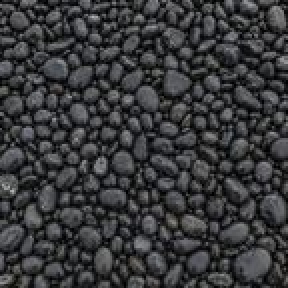
#> input picture src/assets/panel/sw-black.jpg, 144 x 144 px (shown 2 times larger)
$ python -i photokit.py   (imports and definitions only)
#> lines starting #> are read from the running program, lines starting #| are printed output that depends on the picture
#> further down, picture is the input picture: PIL image 144x144 RGB; mean R, G, B 56.1, 57, 58.9
"""Two helpers for scripts/photos.py.

grade()  lifts the color in Jake's phone photos: gentle levels, local contrast,
         vibrance and a little extra for lawns and sky. No sharpening: it
         added weight to every photo for detail nobody sees at web size. It only
         corrects the light and color the camera caught; nothing is added or moved.
align()  warps a "before" photo into the frame of the design rendering that was made
         from it, so a before and after slider lines up. It matches features on the
         house (SIFT), then fits a projective transform with RANSAC.
"""
import numpy as np
from PIL import Image
from skimage import color, exposure
from skimage.color import rgb2gray
from skimage.feature import SIFT, match_descriptors
from skimage.measure import ransac
from skimage.transform import ProjectiveTransform, warp


def grade(im, s=1.0):
#> called with s = 1
    if s <= 0:
        return im
    a = np.asarray(im.convert("RGB")).astype(np.float32) / 255.0
    # levels from robust percentiles, half strength, so the white balance stays as shot
    lo = np.percentile(a, 0.4, axis=(0, 1))
#> lo = [0, 0, 0.00784]
    hi = np.percentile(a, 99.6, axis=(0, 1))
#> hi = [0.525, 0.525, 0.537]
    together = (a - lo.min()) / max(1e-3, hi.max() - lo.min())
    apart = (a - lo) / np.maximum(1e-3, hi - lo)
    a = np.clip(a * (1 - 0.55 * s) + (0.7 * together + 0.3 * apart) * 0.55 * s, 0, 1)
    lab = color.rgb2lab(a)
#> lab: shape (144, 144, 3) float64; mean of channels 0, 1, 2 34.9, 0, -1.4
    L = lab[..., 0] / 100.0
    eq = exposure.equalize_adapthist(L, clip_limit=0.008, kernel_size=max(64, min(L.shape) // 8))
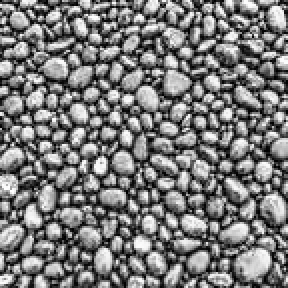
#> eq: shape (144, 144) float64 (shown 2 times larger); min 0, max 1, mean 0.482
    L = L * (1 - 0.25 * s) + eq * 0.25 * s
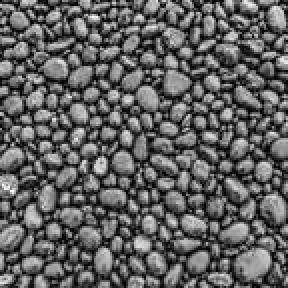
#> L: shape (144, 144) float64 (shown 2 times larger); min 0.000154, max 1, mean 0.382
    L = 0.5 + (L - 0.5) * (1 + 0.22 * s)
    L = L - 0.48 * s * (L - 0.5) ** 3
    lab[..., 0] = np.clip(L, 0, 1) * 100
#> lab: shape (144, 144, 3) float64; mean of channels 0, 1, 2 37.2, 0, -1.4
    A, B = lab[..., 1], lab[..., 2]
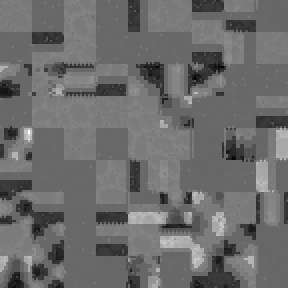
#> A: shape (144, 144) float64 (shown 2 times larger); min -3.38, max 4.56, mean -0.0049; drawn with min black and max white
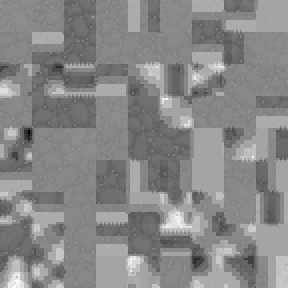
#> B: shape (144, 144) float64 (shown 2 times larger); min -10.17, max 6.26, mean -1.4; drawn with min black and max white
    gain = 1 + 0.34 * s * np.clip(1 - np.hypot(A, B) / 70.0, 0, 1)
    hue = np.arctan2(B, A)
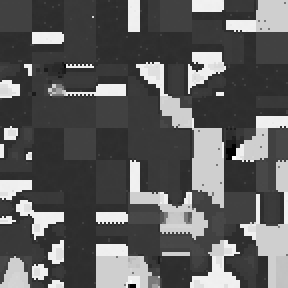
#> hue: shape (144, 144) float64 (shown 2 times larger); min -2.67, max 2.98, mean -0.591; drawn with min black and max white
    green = np.exp(-((hue - np.deg2rad(125)) / np.deg2rad(32)) ** 2)
    # sky only: blue that is also bright, so shaded lawn never turns teal
    sky = np.exp(-((hue - np.deg2rad(-100)) / np.deg2rad(30)) ** 2) * np.clip((L - 0.55) / 0.2, 0, 1)
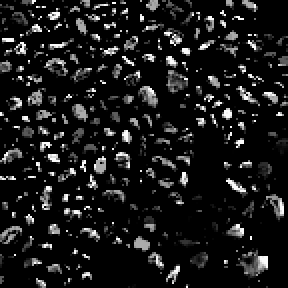
#> sky: shape (144, 144) float64 (shown 2 times larger); min 0, max 0.995, mean 0.0997
    gain = gain * (1 + 0.12 * s * green + 0.15 * s * sky)
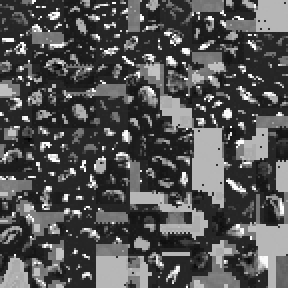
#> gain: shape (144, 144) float64 (shown 2 times larger); min 1.3, max 1.53, mean 1.38; drawn with min black and max white
    lab[..., 1] = A * gain
#> lab: shape (144, 144, 3) float64; mean of channels 0, 1, 2 37.2, 0, -1.4
    lab[..., 2] = B * gain
#> lab: shape (144, 144, 3) float64; mean of channels 0, 1, 2 37.2, 0, -1.9
    out = np.clip(color.lab2rgb(lab), 0, 1)
    return Image.fromarray((out * 255 + 0.5).astype(np.uint8))


def _features(gray):
    d = SIFT()
    d.detect_and_extract(gray)
    return d.keypoints, d.descriptors


def align(before, after, work=900):
    sb = work / max(before.size)
    sa = work / max(after.size)
    gb = rgb2gray(np.asarray(before.resize((round(before.width * sb), round(before.height * sb)), Image.LANCZOS)) / 255.0)
    ga = rgb2gray(np.asarray(after.resize((round(after.width * sa), round(after.height * sa)), Image.LANCZOS)) / 255.0)
    kb, db = _features(gb)
    ka, da = _features(ga)
    m = match_descriptors(da, db, cross_check=True, max_ratio=0.8)
    src = ka[m[:, 0]][:, ::-1] / sa
    dst = kb[m[:, 1]][:, ::-1] / sb
    t, inliers = ransac((src, dst), ProjectiveTransform, min_samples=4, residual_threshold=4.0 / sa, max_trials=5000, rng=0)
    b = np.asarray(before).astype(np.float32) / 255.0
    out = warp(b, t, output_shape=(after.height, after.width), order=3, mode="edge")
    # where the photo really reaches; outside it "edge" mode only smears the border
    seen = warp(np.ones(b.shape[:2], np.float32), t, output_shape=(after.height, after.width), order=0, cval=0) > 0.5
    return Image.fromarray((np.clip(out, 0, 1) * 255 + 0.5).astype(np.uint8)), int(inliers.sum()), covered(seen)


def covered(seen):
    """The box (l, t, r, b) in pixels inside which every pixel was seen, found by
    trimming whichever edge is worst until none is missing."""
    l, t, r, b = 0, 0, seen.shape[1], seen.shape[0]
    while True:
        box = seen[t:b, l:r]
        miss = {"t": (~box[0]).sum(), "b": (~box[-1]).sum(), "l": (~box[:, 0]).sum(), "r": (~box[:, -1]).sum()}
        side, worst = max(miss.items(), key=lambda kv: kv[1])
        if worst == 0:
            return l, t, r, b
        if side == "t": t += 1
        elif side == "b": b -= 1
        elif side == "l": l += 1
        else: r -= 1

>>> from PIL import Image
>>> picture = Image.open('../src/assets/panel/sw-black.jpg')
>>> result = grade(picture)

$ run again, on src/assets/panel/sw-brown.jpg
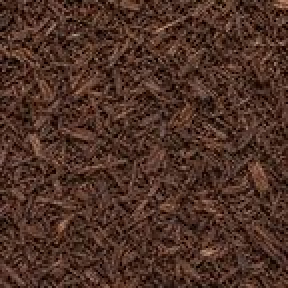
#> input picture src/assets/panel/sw-brown.jpg, 144 x 144 px (shown 2 times larger)
#> picture is the input picture: PIL image 144x144 RGB; mean R, G, B 76.6, 48.5, 37.6
#> lo = [0.0784, 0, 0]
#> hi = [0.58, 0.455, 0.4]
#> in grade, `sky = np.exp(-((hue - np.deg2rad(-100)) / np.deg2rad(30)) ** 2) * np.c..`:
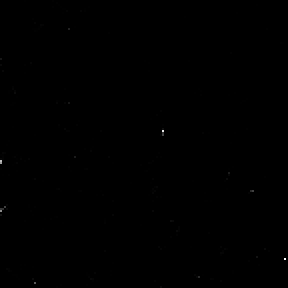
#> sky: shape (144, 144) float64 (shown 2 times larger); min 0, max 3e-08, mean 1.69e-11; drawn with min black and max white
#> in grade, `out = np.clip(color.lab2rgb(lab), 0, 1)`:
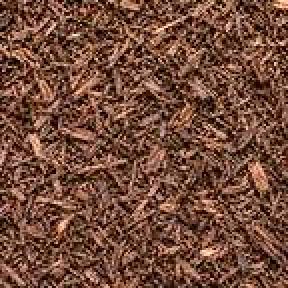
#> out: shape (144, 144, 3) float64 (shown 2 times larger); mean R, G, B 0.454, 0.297, 0.23

$ run again, on src/assets/panel/sw-red.jpg
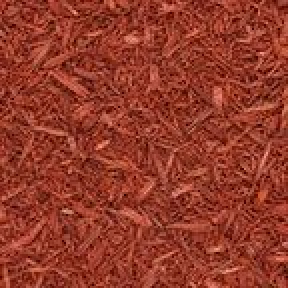
#> input picture src/assets/panel/sw-red.jpg, 144 x 144 px (shown 2 times larger)
#> picture is the input picture: PIL image 144x144 RGB; mean R, G, B 147.6, 58.1, 41.3
#> lo = [0.329, 0, 0]
#> hi = [0.863, 0.502, 0.427]
#> in grade, `sky = np.exp(-((hue - np.deg2rad(-100)) / np.deg2rad(30)) ** 2) * np.c..`:
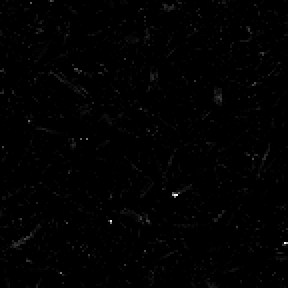
#> sky: shape (144, 144) float64 (shown 2 times larger); min 0, max 1.57e-08, mean 1.06e-10; drawn with min black and max white
#> in grade, `out = np.clip(color.lab2rgb(lab), 0, 1)`:
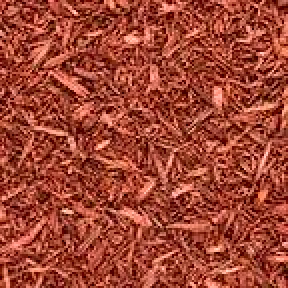
#> out: shape (144, 144, 3) float64 (shown 2 times larger); mean R, G, B 0.631, 0.272, 0.203
